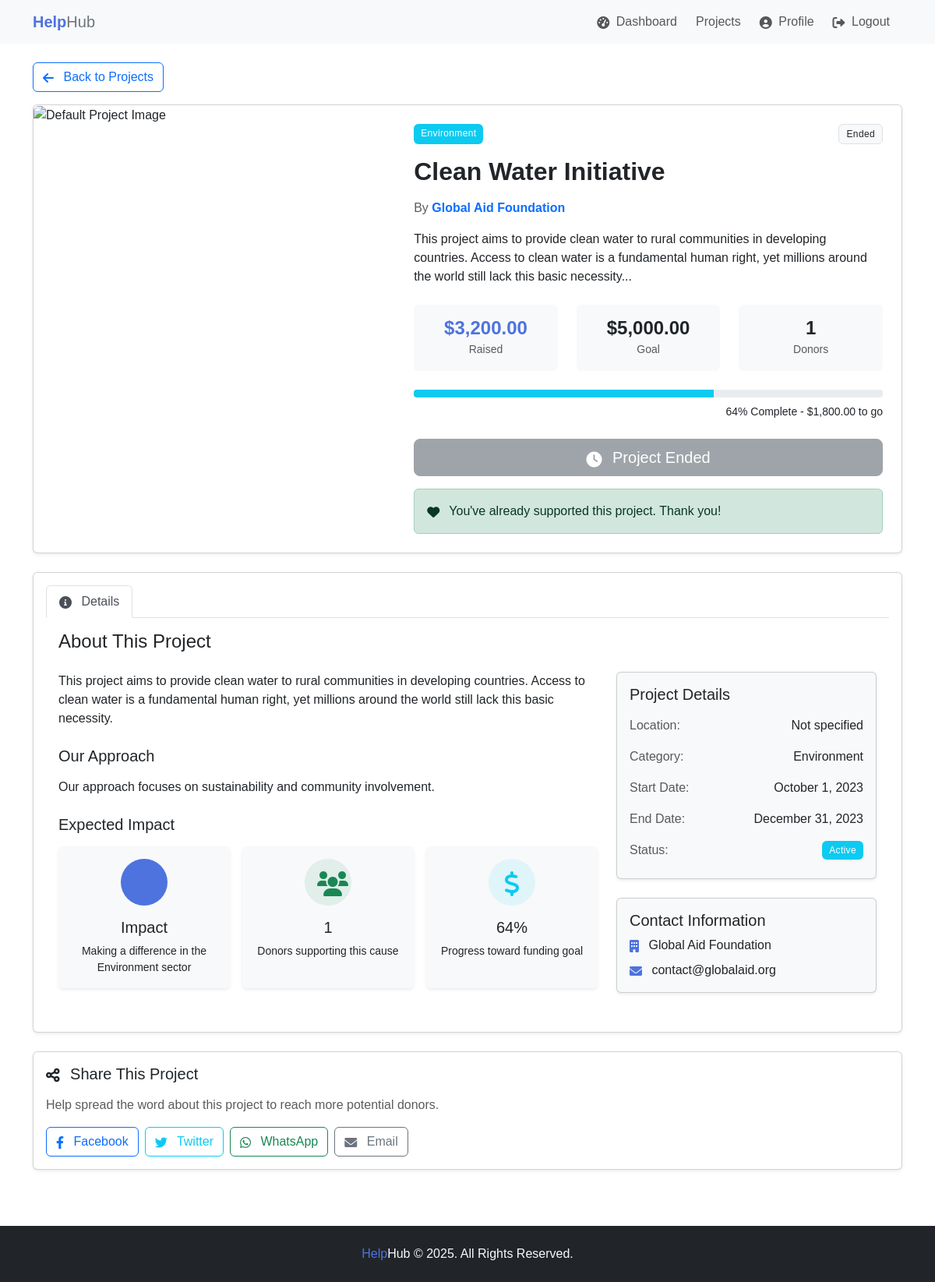
Page /project-details-donor.php?id=1 (signed in) on the earlier database version.
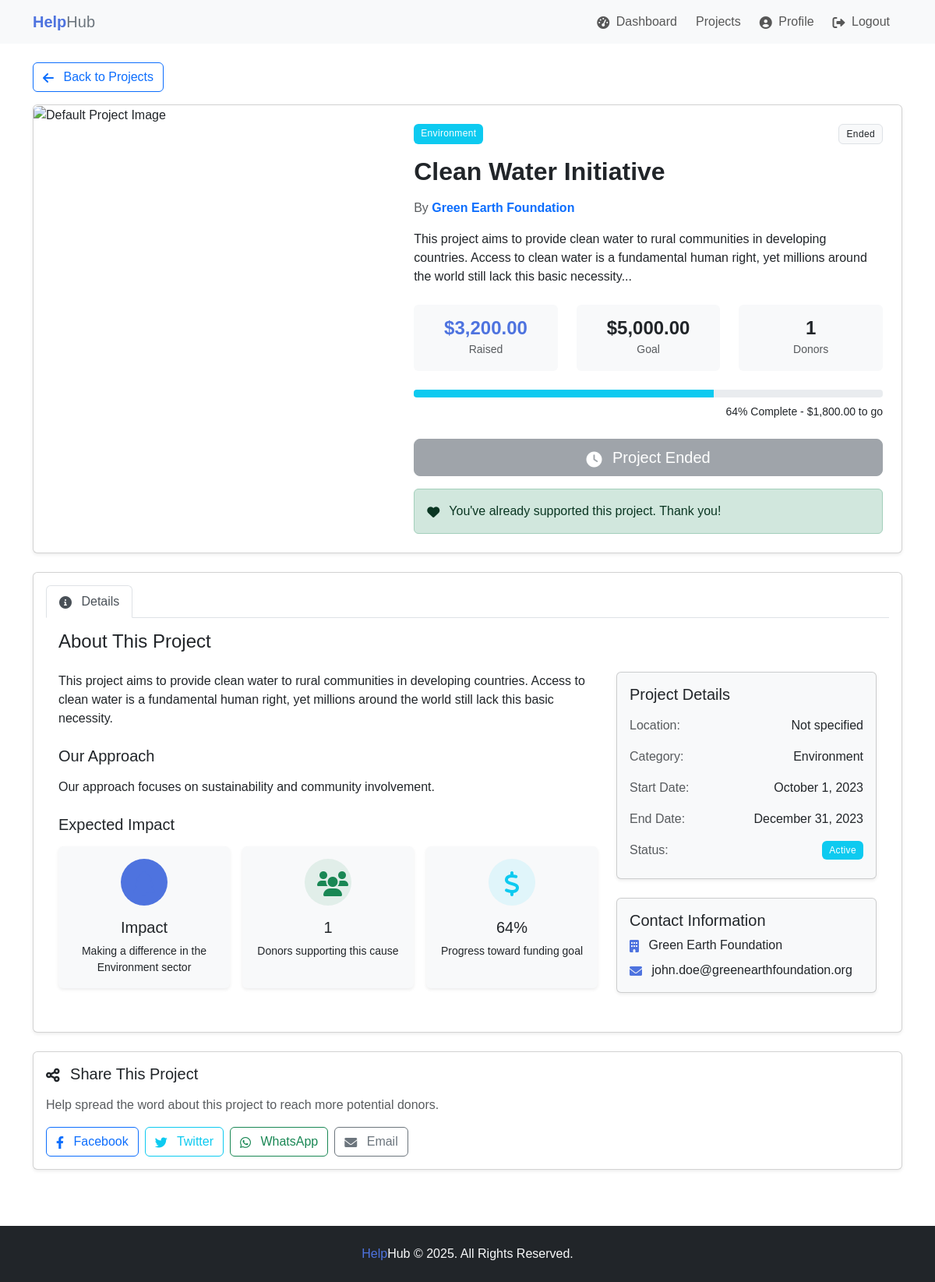
Same page on the later database version.
### tables this page shows
CREATE TABLE IF NOT EXISTS project (
    project_id INT AUTO_INCREMENT PRIMARY KEY,
    assoc_id INT NOT NULL,
    title VARCHAR(100) NOT NULL,
    description TEXT NOT NULL,
    category VARCHAR(30) NOT NULL,
    goal_amount DECIMAL(10,2) NOT NULL,
    current_amount DECIMAL(10,2) DEFAULT 0,
    start_date DATE NOT NULL,
    end_date DATE NOT NULL,
    image_path VARCHAR(100),
    status VARCHAR(20) DEFAULT 'active',
    created_at TIMESTAMP DEFAULT CURRENT_TIMESTAMP,
    FOREIGN KEY (assoc_id) REFERENCES association(assoc_id) ON DELETE CASCADE
);

CREATE TABLE IF NOT EXISTS association (
    assoc_id INT AUTO_INCREMENT PRIMARY KEY,
    name VARCHAR(100) NOT NULL,
    address VARCHAR(200) NOT NULL,
    fiscal_id VARCHAR(10) NOT NULL UNIQUE,
    logo_path VARCHAR(100),
    pseudo VARCHAR(50) NOT NULL UNIQUE,
    password VARCHAR(60) NOT NULL,
    email VARCHAR(100) NOT NULL UNIQUE,
    representative_name VARCHAR(50) NOT NULL,
    representative_surname VARCHAR(50) NOT NULL,
    cin VARCHAR(8) NOT NULL UNIQUE, 
    created_at TIMESTAMP DEFAULT CURRENT_TIMESTAMP
);

### project-details-donor.php (the view, shortened to what the rows shown need)
<?php
$project_id = $_GET['id'];
$donor_id = $_SESSION['user_id'];
require_once 'backend/db.php';
try {
    $stmt = $pdo->prepare("
        SELECT p.*, a.name as association_name, a.logo_path as association_logo, a.email as association_email
        FROM project p
        JOIN association a ON p.assoc_id = a.assoc_id
        WHERE p.project_id = ? AND p.status = 'active'
    ");
    $stmt->execute([$project_id]);
    $project = $stmt->fetch(PDO::FETCH_ASSOC);
    $progress = $project['goal_amount'] > 0
        ? round(($project['current_amount'] / $project['goal_amount']) * 100)
        : 0;
    $start_date = date("F j, Y", strtotime($project['start_date']));
    $end_date = date("F j, Y", strtotime($project['end_date']));
    $end_date_obj = new DateTime($project['end_date']);
    $today = new DateTime();
    $days_remaining = $today <= $end_date_obj ? $end_date_obj->diff($today)->days : 0;
    $stmt = $pdo->prepare("
        SELECT COUNT(*)
        FROM donation
        WHERE donor_id = ? AND project_id = ?
    ");
    $stmt->execute([$donor_id, $project_id]);
    $has_donated = ($stmt->fetchColumn() > 0);
} catch (PDOException $e) {
    header("Location: projects.php?error=database_error");
    exit;
}
function getCategoryColor($category) {
    switch(strtolower($category)) {
        case 'environment': return 'info';
    }
}
function getCategoryIcon($category) {
    switch(strtolower($category)) {
        case 'environment': return 'tree';
    }
}
?>
<!DOCTYPE html>
<html lang="en">
<head>
    <link href="https://cdn.jsdelivr.net/npm/bootstrap@5.3.0/dist/css/bootstrap.min.css" rel="stylesheet">
    <link rel="stylesheet" href="https://cdnjs.cloudflare.com/ajax/libs/font-awesome/6.0.0/css/all.min.css">
    <link rel="stylesheet" href="style.css">
</head>
<body>
    <div class="container py-4">
        <div class="card mb-4">
            <div class="row g-0">
                <div class="col-md-7">
                    <div class="card-body p-4">
                        <div class="d-flex justify-content-between mb-3">
                            <span class="badge bg-<?php echo getCategoryColor($project['category']); ?>">
                                <?php echo ucfirst(htmlspecialchars($project['category'])); ?>
                            </span>
                            <span class="badge bg-light text-dark border">
                                <?php echo $days_remaining > 0 ? "{$days_remaining} days left" : "Ended"; ?>
                            </span>
                        </div>
                        <h1 class="h2 fw-bold mb-3"><?php echo htmlspecialchars($project['title']); ?></h1>
                        <p class="text-muted mb-3">By <a href="#" class="text-decoration-none fw-bold">
                            <?php echo htmlspecialchars($project['association_name']); ?></a>
                        </p>
                        <p class="mb-4"><?php echo nl2br(htmlspecialchars(substr($project['description'], 0, 200))); ?>...</p>
                        <div class="row mb-3">
                            <div class="col-sm-4 mb-2">
                                <div class="bg-light p-3 text-center rounded h-100">
                                    <h4 class="fw-bold text-primary mb-0">$<?php echo number_format($project['current_amount'], 2); ?></h4>
                                    <span class="small text-muted">Raised</span>
                                </div>
                            </div>
                            <div class="col-sm-4 mb-2">
                                <div class="bg-light p-3 text-center rounded">
                                    <h4 class="fw-bold mb-0">$<?php echo number_format($project['goal_amount'], 2); ?></h4>
                                    <span class="small text-muted">Goal</span>
                                </div>
                            </div>
                            <div class="col-sm-4 mb-2">
                            </div>
                        </div>
                        <div class="progress mb-2" style="height: 10px">
                            <div class="progress-bar bg-<?php echo getCategoryColor($project['category']); ?>" role="progressbar"
                                style="width: <?php echo $progress; ?>%"
                                aria-valuenow="<?php echo $progress; ?>" aria-valuemin="0" aria-valuemax="100"></div>
                        </div>
                        <p class="text-end mb-4 small"><?php echo $progress; ?>% Complete -
                            $<?php echo number_format($project['goal_amount'] - $project['current_amount'], 2); ?> to go</p>
                        <div class="d-grid">
                            <?php if ($days_remaining > 0 && $project['goal_amount'] > $project['current_amount']): ?>
                                <button class="btn btn-primary btn-lg" data-bs-toggle="modal" data-bs-target="#donationModal">
                                    <i class="fas fa-hand-holding-heart me-2"></i> Donate Now
                                </button>
                            <?php elseif ($project['goal_amount'] <= $project['current_amount']): ?>
                                <button class="btn btn-success btn-lg" disabled>
                                    <i class="fas fa-check-circle me-2"></i> Funding Goal Achieved
                                </button>
                            <?php else: ?>
                                <button class="btn btn-secondary btn-lg" disabled>
                                </button>
                            <?php endif; ?>
                            <?php if ($has_donated): ?>
                                <div class="alert alert-success mt-3 mb-0">
                                </div>
                            <?php endif; ?>
                        </div>
                    </div>
                </div>
            </div>
        </div>
        <div class="card mb-4">
            <div class="card-body">
                <div class="tab-content p-3" id="projectTabContent">
                    <div class="tab-pane fade show active" id="details" role="tabpanel" aria-labelledby="details-tab">
                        <div class="row">
                            <div class="col-lg-8">
                                <p><?php echo nl2br(htmlspecialchars($project['description'])); ?></p>
                                <?php if (strpos($project['description'], 'Approach') === false): ?>
                                <h5 class="mt-4 mb-3">Our Approach</h5>
                                <p>Our approach focuses on sustainability and community involvement.</p>
                                <?php endif; ?>
                                <h5 class="mt-4 mb-3">Expected Impact</h5>
                                <div class="row g-3 mb-4">
                                    <div class="col-md-4">
                                        <div class="card border-0 bg-light h-100">
                                            <div class="card-body text-center">
                                                <div class="rounded-circle bg-primary bg-opacity-10 p-3 d-inline-flex mb-3" style="width: 60px; height: 60px;">
                                                    <i class="fas fa-<?php echo getCategoryIcon($project['category']); ?> fa-2x m-auto text-primary"></i>
                                                </div>
                                                <h5 class="card-title">Impact</h5>
                                                <p class="card-text small">Making a difference in the <?php echo htmlspecialchars($project['category']); ?> sector</p>
                                            </div>
                                        </div>
                                    </div>
                                    <div class="col-md-4">
                                    </div>
                                    <div class="col-md-4">
                                        <div class="card border-0 bg-light h-100">
                                            <div class="card-body text-center">
                                                <div class="rounded-circle bg-info bg-opacity-10 p-3 d-inline-flex mb-3" style="width: 60px; height: 60px;">
                                                    <i class="fas fa-dollar-sign fa-2x m-auto text-info"></i>
                                                </div>
                                                <h5 class="card-title"><?php echo $progress; ?>%</h5>
                                                <p class="card-text small">Progress toward funding goal</p>
                                            </div>
                                        </div>
                                    </div>
                                </div>
                            </div>
                            <div class="col-lg-4">
                                <div class="card bg-light mb-4">
                                    <div class="card-body">
                                        <ul class="list-group list-group-flush bg-transparent">
                                            <li class="list-group-item bg-transparent px-0 py-2 border-0 d-flex justify-content-between">
                                                <span class="text-muted">Category:</span>
                                                <span class="fw-medium"><?php echo ucfirst(htmlspecialchars($project['category'])); ?></span>
                                            </li>
                                            <li class="list-group-item bg-transparent px-0 py-2 border-0 d-flex justify-content-between">
                                                <span class="text-muted">Start Date:</span>
                                                <span class="fw-medium"><?php echo $start_date; ?></span>
                                            </li>
                                            <li class="list-group-item bg-transparent px-0 py-2 border-0 d-flex justify-content-between">
                                                <span class="text-muted">End Date:</span>
                                                <span class="fw-medium"><?php echo $end_date; ?></span>
                                            </li>
                                            <li class="list-group-item bg-transparent px-0 py-2 border-0 d-flex justify-content-between">
                                                <span class="text-muted">Status:</span>
                                                <span class="badge bg-<?php echo $project['status'] == 'active' ? 'info' : 'secondary'; ?>">
                                                    <?php echo ucfirst($project['status']); ?>
                                                </span>
                                            </li>
                                        </ul>
                                    </div>
                                </div>
                                <div class="card bg-light">
                                    <div class="card-body">
                                        <ul class="list-unstyled mb-0">
                                            <li class="mb-2">
                                                <i class="fas fa-building text-primary me-2"></i>
                                                <?php echo htmlspecialchars($project['association_name']); ?>
                                            </li>
                                            <li>
                                                <i class="fas fa-envelope text-primary me-2"></i>
                                                <?php echo htmlspecialchars($project['association_email']); ?>
                                            </li>
                                        </ul>
                                    </div>
                                </div>
                            </div>
                        </div>
                    </div>
                </div>
            </div>
        </div>
    </div>
</body>
</html>

Differences in the rows shown:
changed through a linked row, project "Clean Water Initiative": assoc.name "Global Aid Foundation" → "Green Earth Foundation"; assoc.email "contact@globalaid.org" → "john.doe@greenearthfoundation.org"
